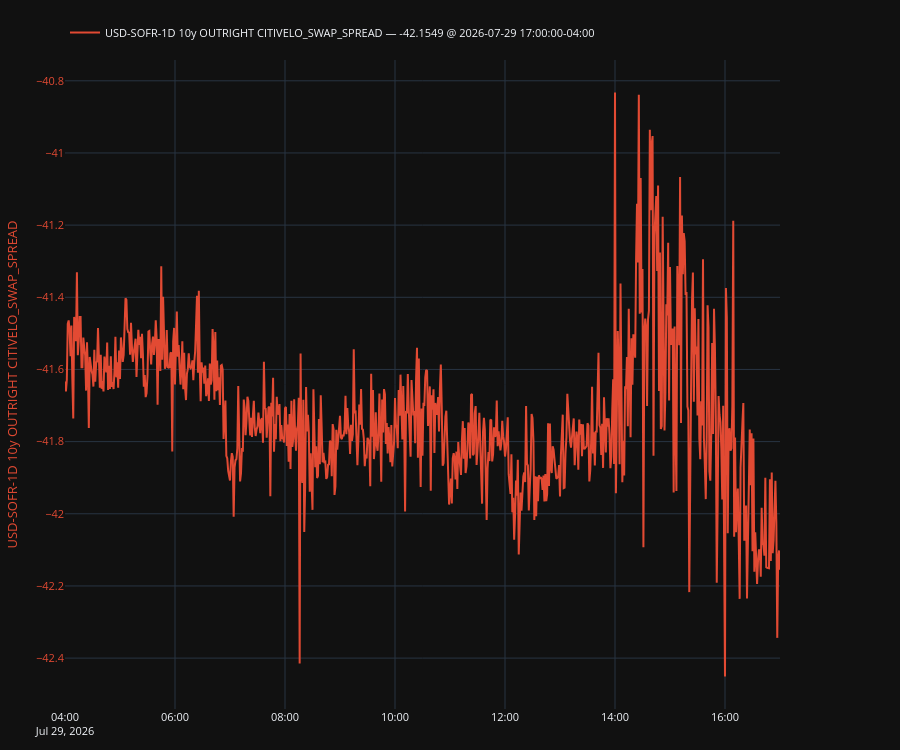

This figure's notebook cell:
### Code cell
plot, fig, ax, ax2, legend = make_secondary_axis_plot(engine="plotly")
plot(intraday["USD-SOFR-1D 10y OUTRIGHT CITIVELO_SWAP_SPREAD"], which="left")
# plot(intraday["EUR-ESTR-1D 10Y"], which="right")
# plot(intraday["GBP-SONIA-1D 10Y"], which="right")
legend(valfmt="{:.4f}", show_date=True)

### Figure 1 — Plotly figure (JSON) as saved in the notebook; plotly's stock layout.template omitted (floating-point values rounded to 4 significant figures; data arrays with more than 128 entries replaced by an {"elided": "..."} marker saying what was removed)
{"data": [{"line": {"color": "#E24A33"}, "mode": "lines", "name": "USD-SOFR-1D 10y OUTRIGHT CITIVELO_SWAP_SPREAD — -42.1549 @ 2026-07-29 17:00:00-04:00", "showlegend": true, "type": "scatter", "x": {"elided": "781 str values"}, "y": {"elided": "781 float values"}, "yaxis": "y"}], "layout": {"font": {"size": 11}, "height": 750, "legend": {"orientation": "h", "x": 0, "xanchor": "left", "y": 1.02, "yanchor": "bottom"}, "margin": {"b": 40, "l": 60, "r": 120, "t": 60}, "newshape": {"line": {"color": "red"}}, "title": {}, "xaxis": {"showgrid": true, "showspikes": true, "spikecolor": "white", "spikemode": "across", "spikesnap": "cursor"}, "yaxis": {"showgrid": true, "showspikes": true, "spikecolor": "white", "spikesnap": "cursor", "spikethickness": 0.5, "tickfont": {"color": "#E24A33"}, "title": {"font": {"color": "#E24A33"}, "text": "USD-SOFR-1D 10y OUTRIGHT CITIVELO_SWAP_SPREAD"}}}}
